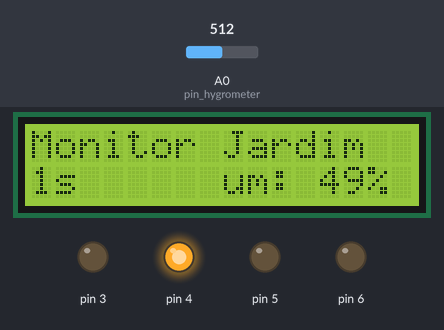
The sketch below on a simulated Arduino Uno, built with avr-gcc and run on an emulated ATmega328P. Parts: 16×2 character LCD, output pins drawn as LEDs (lit = HIGH). The inputs (shaded band) are chosen by the test bench; at power-on: A0 (pin_hygrometer) = 512. What the sketch prints to the serial monitor is not drawn.

Above: at 1.2 s.
1.3 s: A0 (pin_hygrometer) set to 588
At 4.1 s:
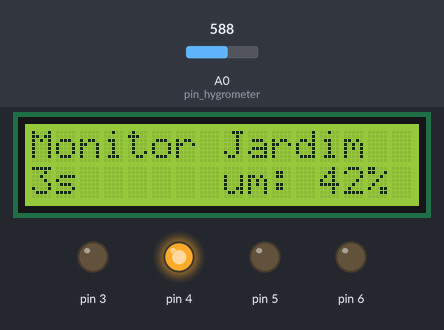
5.5 s: A0 (pin_hygrometer) set to 614
At 8.0 s:
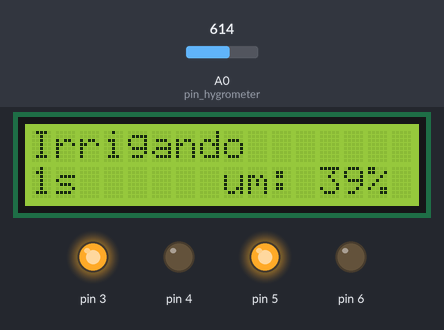
9.7 s: A0 (pin_hygrometer) set to 306
At 10.6 s:
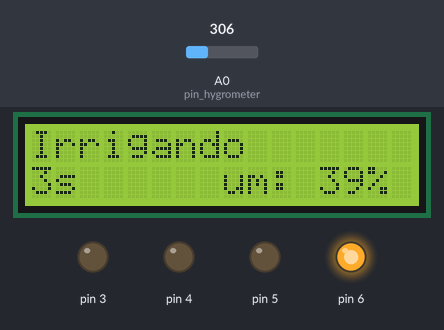
Timing chart, 0 to 12.7 s (numbered marks = the images above; inputs shaded):
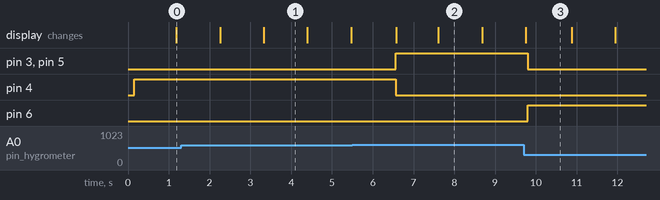

The sketch:

garden.ino
```cpp
// #include <LiquidCrystal.h>
#include <Wire.h>
#include <LiquidCrystal_I2C.h>

const int RS = 12, EN = 11, D4 = 10, D5 = 9, D6 = 8, D7 = 7;
// LiquidCrystal lcd(RS, EN, D4, D5, D6, D7);
LiquidCrystal_I2C lcd(0x27, 16, 2);

const int pin_hygrometer = A0;
const int pin_is_wet = PIN6;
const int pin_is_dry = PIN5;
const int pin_is_humid = PIN4;
const int pin_open_valve = PIN3;

int umidity;
float humidity_input;
int humidity_percentage = 0;

const int min_humidity = 40;
const int max_umidity = 50;

const int maximum_valve_open_seconds = 5 * 1;  // 5 seconds, TODO: change to 5 minutes
bool valve_is_open = false;
bool soil_is_dry = false;

enum State { Monitoring, Cooldown, Irrigate };
enum State current_state;

long monitoring_start = 0;
long irrigation_start = 0;
long cooldown_start = 0;
// const int irrigation_limit_time = 5;


void setup() {
    Serial.begin(9600);

    pinMode(pin_hygrometer, INPUT);
    pinMode(pin_is_wet, OUTPUT);
    pinMode(pin_is_humid, OUTPUT);
    pinMode(pin_is_dry, OUTPUT);
    pinMode(pin_open_valve, OUTPUT);

    lcd.init();

    lcd.setCursor(0, 0);
    lcd.print("Monitor Jardim");

    Serial.println("starting lcd");
    Serial.println("starting umidity sensor");
    // current_state = Monitoring;
    startState(Monitoring, &monitoring_start);
}

void loop() {
    lcd.setBacklight(HIGH);
    lcd.clear();

    printStatus(current_state);

    umidity = analogRead(pin_hygrometer);
    Serial.print("umidity: ");
    Serial.println(umidity);
    humidity_input = float(1023 - umidity) / 1023;
    humidity_percentage = int(humidity_input * 100);

    Serial.print("humidity input: ");
    Serial.println(humidity_input);
    Serial.print("umidity percentage: ");
    Serial.println(humidity_percentage);
    Serial.print("min_humidity: ");
    Serial.println(min_humidity);

    // Serial.println(umidity);

    soil_is_dry = false;
    if (humidity_percentage > max_umidity) {
        Serial.println("Soil is wet");
        digitalWrite(pin_is_wet, HIGH);
        digitalWrite(pin_is_humid, LOW);
        digitalWrite(pin_is_dry, LOW);
        digitalWrite(pin_open_valve, LOW);

        current_state = Monitoring;
    }
    else if (humidity_percentage > min_humidity) {
        Serial.println("Soil is humidy");
        digitalWrite(pin_is_wet, LOW);
        digitalWrite(pin_is_humid, HIGH);
        digitalWrite(pin_is_dry, LOW);
        digitalWrite(pin_open_valve, LOW);
    }
    else {
        Serial.println("Soil is dry");
        soil_is_dry = true;
        digitalWrite(pin_is_wet, LOW);
        digitalWrite(pin_is_humid, LOW);
        digitalWrite(pin_is_dry, HIGH);

        if (!valve_is_open) {
            digitalWrite(pin_open_valve, HIGH);
        }
    }

    if (current_state == Irrigate) {
        long time_irrigating = (millis() - irrigation_start) / 1000;
        if (time_irrigating > maximum_valve_open_seconds) {
            startState(Cooldown, &cooldown_start);
        }
    }
    else if (current_state == Cooldown) {
        long time_cooldown = (millis() - cooldown_start) / 1000;
        if (time_cooldown > 10) {
            startState(Monitoring, &monitoring_start);
        }
    } else if (current_state == Monitoring and soil_is_dry) {
        startState(Irrigate, &irrigation_start);
    }

    Serial.print("state=");
    Serial.println(current_state);

    delay(1000);
}

void printStatus(enum State state) {
    lcd.clear();
    int seconds_lapsed;

    lcd.setCursor(0, 0);
    if (state == Monitoring) {
        lcd.print("Monitor Jardim");
        seconds_lapsed = secondsLapsedSince(monitoring_start);
    }
    else if (state == Irrigate) {
        lcd.print("Irrigando");
        seconds_lapsed = secondsLapsedSince(irrigation_start);
        Serial.print("irrigation start: ");
        Serial.println(irrigation_start);
    }
    else if (state == Cooldown) {
        lcd.print("Cooldown");
        seconds_lapsed = secondsLapsedSince(cooldown_start);
    }

    lcd.setCursor(0, 1);
    lcd.print(seconds_lapsed);
    lcd.print("s");
    // char *seconds_str;
    // setTimeString(seconds_str, seconds_lapsed);
    // lcd.print(*seconds_str);


    lcd.setCursor(8, 1);
    lcd.print("um: ");
    lcd.print(humidity_percentage);
    lcd.print("%");
}

void startState(enum State new_state, long *start_time) {
    current_state = new_state;
    *start_time = millis();
}

long secondsLapsedSince(long start_time) {
    return (millis() - start_time) / 1000;
}

void setTimeString(char *str, long time_seconds){
    sprintf(str, "%d ss", time_seconds);

    // return "abc";
}
```

Measured:
- the behaviour switches between 603 and 604 on A0 (pin_hygrometer) (found by bisection; images 1 and 2)
- after the input at 5.5 s, pin 3, pin 5: LOW → HIGH after 1.1 s; pin 4: HIGH → LOW after 1.1 s; the display: first differs from a run without the input after 2.1 s (image 2)
- after the input at 9.7 s, pin 3, pin 5: HIGH → LOW after 0.10 s; pin 6: LOW → HIGH after 0.10 s
- what the display in image 1 shows lasts 1.1 s, from 3.3 s to 4.4 s
